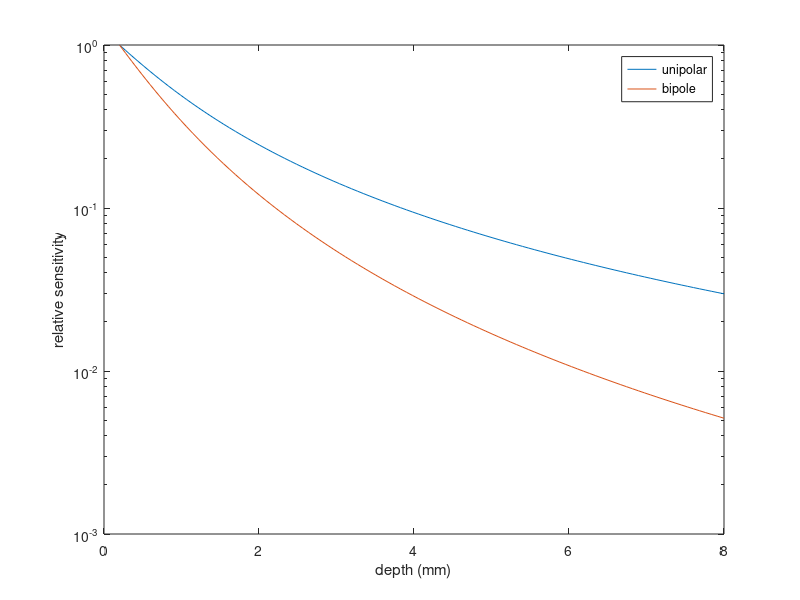

MATLAB code to generate this figure:
% m02 lab (GNU Octave / MATLAB) · Volume conduction and Poisson's equation
%
% Open EP Mapping Lab. Education only: not for diagnosis, treatment or any clinical decision.
% MIT License. Runs in GNU Octave, no packages (it uses Octave's merge and chained indexing f(x)(idx); in
% MATLAB, replace those with temporary variables).
%
% This is the Octave copy of parts A-D of labs/python/m02_lab.ipynb. Run with:  octave-cli m02_lab.m
% Set the environment variable EPML_NO_PLOTS=1 to skip figures (CI does this).
%
% Relative units, distances in mm; conductivity ratios are parameters, not tissue values.
% The "check" lines pass with the code as given; if one fails after a change, that is information.

make_plots = isempty(getenv('EPML_NO_PLOTS'));
check = @(cond, msg) assert(cond, msg);

% eq-m02-poisson: exact 2-D potential of a Gaussian source of total current 1 and width s (sigma = 1)
gauss_src = @(X, Y, s) exp(-(X.^2 + Y.^2) / (2 * s^2)) / (2 * pi * s^2);
gauss_pot = @(R, s) -(1 / (2 * pi)) * (log(R) + 0.5 * expint(R.^2 / (2 * s^2)));
% eq-m02-images (2-D): line source at (0, -d) in medium 1 (y < 0)
kref = @(s1, s2) (s1 - s2) / (s1 + s2);
% (each branch adds 1 inside its logarithms where the other branch applies, so no 0 * Inf appears)
img2 = @(s1, s2, d, X, Y) (Y <= 0) .* (-(1 / (2 * pi * s1)) * (log(hypot(X, Y + d) + (Y > 0)) + kref(s1, s2) * log(hypot(X, Y - d) + (Y > 0)))) ...
     + (Y > 0) .* (-(1 / (pi * (s1 + s2))) * log(hypot(X, Y + d) + (Y <= 0)));

% eq-m02-fd with anonymous functions only (so the file runs unchanged in Octave and MATLAB).
% Nodes are numbered column by column (meshgrid layout); D is the difference between neighbors, F the
% harmonic-mean face conductivity, and div(sigma grad phi) ~ -(Dx' Fx Dx + Dy' Fy Dy) phi / h^2.
Lsel = @(n) spdiags(ones(n - 1, 1), 0, n - 1, n);
Rsel = @(n) spdiags(ones(n - 1, 1), 1, n - 1, n);
hmean = @(a, b) 2 * a .* b ./ (a + b);
opx = @(ny, nx, s) kron(Rsel(nx) - Lsel(nx), speye(ny))' * spdiags(hmean(kron(Lsel(nx), speye(ny)) * s, kron(Rsel(nx), speye(ny)) * s), 0, ny * (nx - 1), ny * (nx - 1)) * kron(Rsel(nx) - Lsel(nx), speye(ny));
opy = @(ny, nx, s) kron(speye(nx), Rsel(ny) - Lsel(ny))' * spdiags(hmean(kron(speye(nx), Lsel(ny)) * s, kron(speye(nx), Rsel(ny)) * s), 0, (ny - 1) * nx, (ny - 1) * nx) * kron(speye(nx), Rsel(ny) - Lsel(ny));
edgemask = @(ny, nx) [true(1, nx); [true(ny - 2, 1) false(ny - 2, nx - 2) true(ny - 2, 1)]; true(1, nx)];
% Dirichlet rows replace the equations on the outer ring
solve_poisson = @(sig, src, h, bnd) reshape( ...
  (spdiags(double(~edgemask(size(sig, 1), size(sig, 2))(:)), 0, numel(sig), numel(sig)) * (opx(size(sig, 1), size(sig, 2), sig(:)) + opy(size(sig, 1), size(sig, 2), sig(:))) / h^2 ...
   + spdiags(double(edgemask(size(sig, 1), size(sig, 2))(:)), 0, numel(sig), numel(sig))) ...
  \ merge(edgemask(size(sig, 1), size(sig, 2))(:), bnd(:), src(:)), size(sig));
grid_x = @(n, half) repmat(linspace(-half, half, n), n, 1);
grid_y = @(n, half) repmat(linspace(-half, half, n)', 1, n);

% ------------------------------------------------------------------ Part A
disp('Part A: Poisson''s equation on a grid');
ns = [40 80 160]; errs = zeros(1, 3);
for q = 1:3
  X = grid_x(ns(q), 10); Y = grid_y(ns(q), 10); h = X(1, 2) - X(1, 1);
  R = hypot(X, Y); R(R == 0) = 1e-9;
  ex = gauss_pot(R, 1);
  phi = solve_poisson(ones(size(X)), gauss_src(X, Y, 1), h, ex);
  errs(q) = max(abs(phi(:) - ex(:)));
  fprintf('  %3d nodes per side: largest error %.2e\n', ns(q), errs(q));
end
ord = log2(errs(1:2) ./ errs(2:3));
fprintf('  observed order %.2f, %.2f\n', ord);
check(all(abs(ord - 2) < 0.2), 'the scheme is second-order accurate'); disp('  check passed: second order');

% ------------------------------------------------------------------ Part B
disp('Part B: a flat interface and the method of images');
img3 = @(s1, s2, d, P) (P(:, 3) <= 0) .* (1 ./ (4 * pi * s1) .* (1 ./ sqrt(sum((P - [0 0 -d]).^2, 2)) + kref(s1, s2) ./ sqrt(sum((P - [0 0 d]).^2, 2)))) ...
     + (P(:, 3) > 0) .* (1 ./ (2 * pi * (s1 + s2) * sqrt(sum((P - [0 0 -d]).^2, 2))));
for s2 = [0.25 4]
  e = 1e-6; hz = 1e-4;
  pb = img3(1, s2, 2, [0.7 0.3 -e]); pa = img3(1, s2, 2, [0.7 0.3 e]);
  jb = -1 * (img3(1, s2, 2, [0.7 0.3 -e]) - img3(1, s2, 2, [0.7 0.3 -e-hz])) / hz;
  ja = -s2 * (img3(1, s2, 2, [0.7 0.3 e+hz]) - img3(1, s2, 2, [0.7 0.3 e])) / hz;
  fprintf('  sigma2 = %.2f: potential mismatch %.1e, normal-current mismatch %.1e\n', s2, abs(pa - pb) / pb, abs(ja - jb) / abs(jb));
  check(abs(pa - pb) / pb < 1e-4 && abs(ja - jb) / abs(jb) < 1e-2, 'potential and normal current are continuous');
end
disp('  check passed: continuity of potential and normal current');
ins = img3(1, 1e-12, 2, [0.4 -0.2 1]) / (1 / (4 * pi * norm([0.4 -0.2 3])));
fprintf('  insulating medium 2 multiplies the potential by %.3f\n', ins);
check(abs(ins - 2) < 1e-6, 'an insulating boundary doubles the potential'); disp('  check passed: doubling');

% ------------------------------------------------------------------ Part C
disp('Part C: two media on a grid');
tm_src = @(X, Y) exp(-(X.^2 + (Y + 2).^2) / (2 * 0.3^2)) / (2 * pi * 0.3^2);
tm_phi = @(n, s2) solve_poisson(1 + (s2 - 1) * (grid_y(n, 10) > 0), tm_src(grid_x(n, 10), grid_y(n, 10)), 20 / (n - 1), img2(1, s2, 2, grid_x(n, 10), grid_y(n, 10)));
tm_far = @(n) hypot(grid_x(n, 10), grid_y(n, 10) + 2) > 2;
two_media = @(n, s2) max(abs(tm_phi(n, s2)(tm_far(n)) - img2(1, s2, 2, grid_x(n, 10), grid_y(n, 10))(tm_far(n))));
ef = [two_media(80, 3) two_media(160, 3)];
en = [two_media(81, 3) two_media(161, 3)];
fprintf('  interface on faces: order %.2f; on nodes: order %.2f\n', log2(ef(1) / ef(2)), log2(en(1) / en(2)));
check(log2(ef(1) / ef(2)) > 1.8 && log2(en(1) / en(2)) < 1.3, 'interface placement decides the order');
disp('  check passed: second order on faces, first order on nodes');

% ------------------------------------------------------------------ Part D
disp('Part D: reciprocity and lead fields');
p = [0.3 -0.5 1]; s2 = 4; d = 2; el = [1 0.5 1.5]; ep = 1e-5;
u = p / norm(p) * ep / 2;
srcpot = @(P, src) (P(3) <= 0) * (1 / (4 * pi) * (1 / norm(P - src) + kref(1, s2) / norm(P - [src(1:2) -src(3)]))) ...
                 + (P(3) > 0) * (1 / (2 * pi * (1 + s2) * norm(P - src)));
direct = norm(p) * (srcpot(el, [0 0 -d] + u) - srcpot(el, [0 0 -d] - u)) / ep;
% reciprocity: inject unit current at the electrode (medium 2), potential psi at the source (medium 1)
psi = @(P) 1 / (2 * pi * (s2 + 1) * norm(P - el));        % seen from medium 1 (below)
g = zeros(1, 3); E3 = eye(3);
for i = 1:3
  g(i) = (psi([0 0 -d] + ep * E3(i, :)) - psi([0 0 -d] - ep * E3(i, :))) / (2 * ep);
end
recip = dot(p, g);
fprintf('  direct %.6f, by reciprocity %.6f\n', direct, recip);
check(abs(direct - recip) < 1e-5 * abs(direct), 'reciprocity holds across the interface'); disp('  check passed: reciprocity');
depth = linspace(0.2, 8, 100)';
lead = @(e, P) -(P - e) ./ (4 * pi * sqrt(sum((P - e).^2, 2)).^3);
P = [0 * depth 0 * depth -depth];
uni = sqrt(sum(lead([1 0 1], P).^2, 2));
bi = sqrt(sum((lead([1 0 1], P) - lead([-1 0 1], P)).^2, 2));
fprintf('  sensitivity at 8 mm against 0.2 mm: unipolar %.1e, bipole %.1e\n', uni(end) / uni(1), bi(end) / bi(1));
check(bi(end) / bi(1) < uni(end) / uni(1), 'a bipole''s lead field falls faster with depth'); disp('  check passed: bipole sees shallower');
if make_plots
  figure; semilogy(depth, uni / uni(1), depth, bi / bi(1)); xlabel('depth (mm)'); ylabel('relative sensitivity');
  legend('unipolar', 'bipole');
end
disp('All checks passed.');
